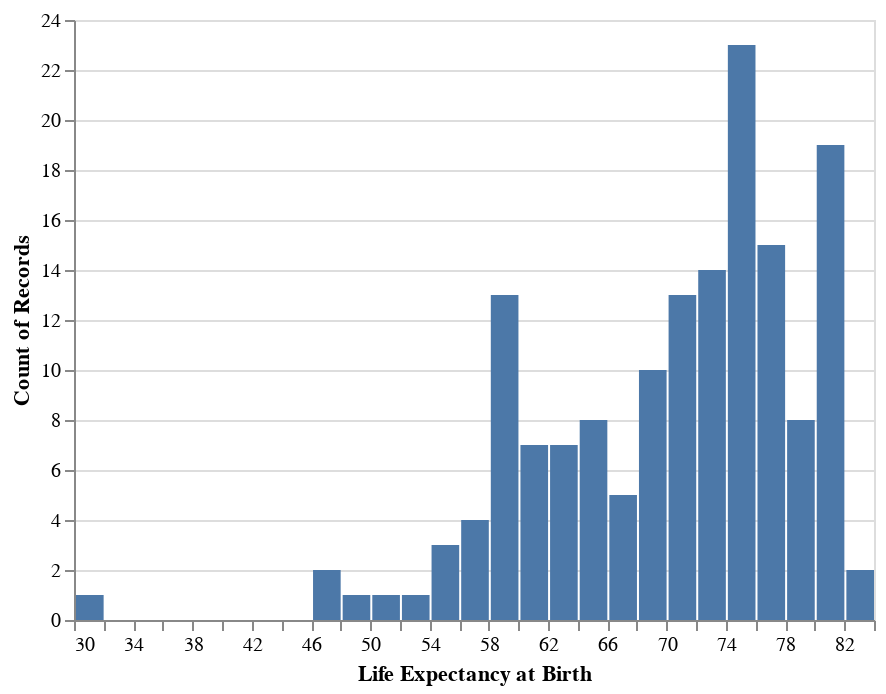

The code cell stored with this chart in its notebook:
### Markdown cell above
---
## 0. Background: transforms in Altair

In Altair, operations that modify a dataset are referred to as *transforms*. Mostly, these are operations that could be performed manually with ease -- the utility of transforms is that they *wrap common operations within plotting commands*, although they also make plotting codes more verbose. 

Transforms encompass a broad range of types of operations, from relatively simple ones like filtering to more complex ones like smoothing. Here you'll see a few intuitive transforms in Altair that integrate simple dataframe manipulations into the plotting process.

You'll focus on the construction of histograms as a sort of case study. This will be a useful primer for histogram smoothing in the next section.

### Filter transform

Last week you saw a way to make histograms. As a quick refresher, to make a histogram of life expectancies across the globe in 2010, one can filter the data and then plot using the following commands:

### Code cell
# filter
data2010 = data[data.Year == 2010]

# plot
alt.Chart(data2010).mark_bar().encode(
    x = alt.X('Life Expectancy', 
              bin = alt.Bin(step = 2), 
              title = 'Life Expectancy at Birth'),
    y = 'count()'
)

### Figure 1 — Vega-Lite specification as saved in the notebook (floating-point values rounded to 4 significant figures; data arrays with more than 128 entries replaced by an {"elided": "..."} marker saying what was removed)
{"config": {"view": {"continuousWidth": 400, "continuousHeight": 300}}, "data": {"name": "data-cece4b85f71d34ab8e8ec8158822220d"}, "mark": "bar", "encoding": {"x": {"bin": {"step": 2}, "field": "Life Expectancy", "title": "Life Expectancy at Birth", "type": "quantitative"}, "y": {"aggregate": "count", "type": "quantitative"}}, "$schema": "https://vega.github.io/schema/vega-lite/v4.17.0.json", "datasets": {"data-cece4b85f71d34ab8e8ec8158822220d": {"elided": "157 records"}}}
